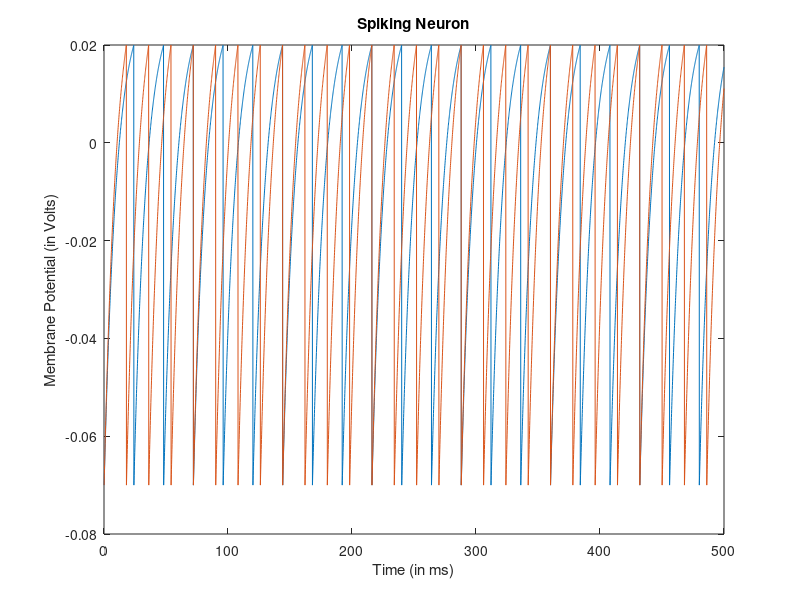

This figure's MATLAB source: (Note: this script raises an error after producing the figure.)
%some constants describing the model
gL = 30*10^-9 ;% mhos
EL = -70*10^-3 ;% Volts
C  = 300*10^-12 ;% Farad
VT = 20*10^-3 ;% Volts

% inputs
M = 500/0.1 ; % no. of columns (no. of delta_T time intervals that amount to T)  
N = 2 ; % no. of rows (no. of neurons) 
T = 0.5 ; % the time upto which the expt is performed
h = 0.0001 ; % delta_T

% input current matrix
Ic = gL*(VT-EL) ; %considering Ic = 1
alpha = 0.1;
I = zeros(N,M);
for i = 1:N
    I(i,1:M) = (1 + alpha*i)*Ic;
end

A = gL/C ; 
B = gL*EL ;

y = zeros(N,M);
% init condition
y(:,1) = EL; 

%runge kutta implementation
for i = 1:M-1 
    k1 = -A*y(:,i) + ( B + I(:,i) )/C ;     % @t = t0
    y1 = y(:,i) + k1*h ;                    % LHS @t = t0 + h
    k2 = -A*y1 + ( B + I(:,i+1) )/C;        % RHS @t = t0 + h
    y(:,i+1) = y(:,i) + 0.5*(k1+k2)*h ;     % @t = t0 + h
    y((y(:,i+1)>=VT),i+1) = EL;
end

t = 0.1:0.1:500;

figure(1)
for i=1:N
    plot(t,y(i,:))
    hold on
end
title('Spiking Neuron')
xlabel('Time (in ms)')
ylabel('Membrane Potential (in Volts)')

%%%%%%%%%%%%%%%%%%%%%%%%%%%%%%%%%%%%%%%%%%%%%%%%%%%%%%%%%%%%%%%%%%%%%%%%%%
t1 = find(y(2,4000:5000)==-0.07);
t2 = find(y(4,4000:5000)==-0.07);
t3 = find(y(6,4000:5000)==-0.07);
t4 = find(y(8,4000:5000)==-0.07);

avg_t1 = t1(2)-t1(1);
avg_t2 = t2(2)-t2(1);
avg_t3 = t3(2)-t3(1);
avg_t4 = t4(2)-t4(1);

avg_t = [avg_t1 avg_t2 avg_t3 avg_t4];
Iappk = [I(2) I(4) I(6) I(8)];

figure(2)
plot(Iappk,avg_t)

title('Avg time of spiking vs time')
ylabel('Time (in ms)')
xlabel('Iappk (in nA)')
